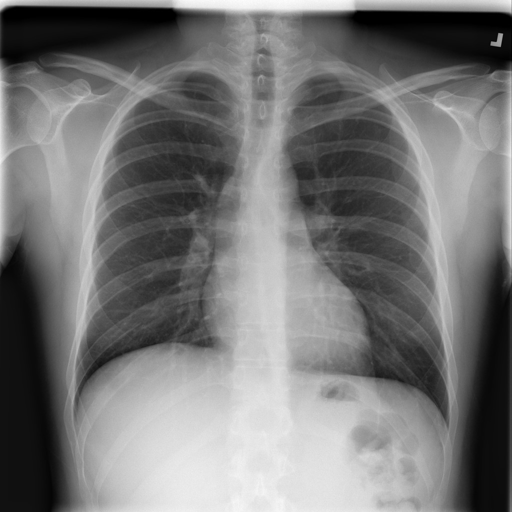
#> input picture normal.png, 512 x 512 px
$ jupyter execute --allow-errors 'PCD FinalProject.ipynb'   (older library calls are emulated)
#> lines starting #> are read from the running program, lines starting #| are printed output that depends on the picture; after the words box and inside, x2 and y2 are one past the last pixel; in counts of white or black regions, pixels touching at a corner belong together
# Digital Image Processing Final Project - Group 5
* Anders Emmanuel Tan (24/541351/PA/22964) KOMB
* Evan Razzan Adytaputra (24/545257/PA/23166) KOMB
* Indratanaya Budiman (24/534784/PA/22683) KOMA
* Daffa Maulana Siddiq (24/533358/PA/22569) KOMA

**Description**: In this project, we will be attempting to create a Machine Learning model that can detect the existance of Tuberculosis (TBC) based on Lung MRIs. We will be using Tawsifur Rahman's dataset from Kaggle to train our model. However, before being trained, our dataset will be processed by a DIP (Digital Image Processing) pipeline that will consist of the AESFERM Framework. Moreover, we will be comparing four implementation for the Feature Extraction and Representation part of the aforementioned Framework to see which of those implementations are the most optimal at detecting TBC, those implementations are:
* Gray-Level Co-occurence Matrix (GLCM)
* Histogram of Oriented Gradients (HOG)
* Local Binary Patterns (LBP)
* Hybrid Texture Extraction (GLCM + HOG + LBP)

Moreover, the code will be written locally as to allow for more RAM allocation (Google Colab will crash if we use too much RAM).

## 1. Image Acquisition

**Description**: In this section, we imported some images from the TBC dataset for testing, we'd also added a helper function to further facilitate this testing

[cell 1]
import cv2 # For Reading Image
import numpy as np # For Manipulating Image Matrix
import matplotlib.pyplot as plt # For Showing Image
import skimage #For Feature Extraction
from skimage import feature, img_as_ubyte # For LBP feature extraction
import math # For Math
import os #Access Folder


filename_normal = "normal.png"
filename_tbc = "tbc.png"

img_normal = cv2.imread(filename_normal) # Read Image
#> img_normal is the input picture: shape (512, 512, 3); min 0, max 252, mean 118
img_normal = cv2.cvtColor(img_normal, cv2.COLOR_BGR2GRAY) # Change the color map
#> img_normal: shape (512, 512)

img_tbc = cv2.imread(filename_tbc) # Read Image
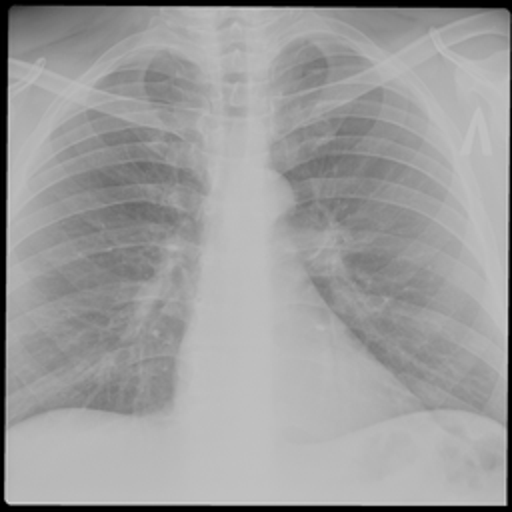
#> input picture tbc.png, 512 x 512 px
#> img_tbc is the input picture: shape (512, 512, 3); min 0, max 214, mean 156.8
img_tbc = cv2.cvtColor(img_tbc, cv2.COLOR_BGR2GRAY) # Change the color map
#> img_tbc: shape (512, 512)

[cell 2]
def show_test(before, after, title1="TBC", title2="Normal"): # Helper function to check the before and after of the image processing (Only for the test)
  plt.figure(figsize=(10,5))

   # Show original
  plt.subplot(1,2,1)
  plt.imshow(before, cmap='gray', vmin=0, vmax=255) #vmin and max to preserve original image's contrast
  plt.title(title1)
  plt.axis("off")

  # Show processed
  plt.subplot(1,2,2)
  plt.imshow(after, cmap='gray', vmin=0, vmax=255)
  plt.title(title2)
  plt.axis("off")

  plt.show()

## 2. Image Enhancement
**Description**: In this section, we will be enhancing the X-ray images. First, Gaussian smoothing (5×5 kernel) is applied to reduce noise. Next, a Laplacian filter is used to emphasize important structural edges in the lungs. The enhanced edges are then combined with the smoothed image to produce a sharpened output. Finally, histogram equalization is applied to increase global contrast and ensure that fine details, such as potential tuberculosis-related abnormalities, are more clearly visible. This enhanced image is then used for the subsequent feature extraction step.

[cell 3]
def enhance_image(img):
  #Apply Gaussian Smoothing with a kernel of 5x5
  img_gaussian = cv2.GaussianBlur(img, (5, 5), 0)
  #Additionally, Apply Laplacian Smoothing to highlight edge
  img_laplacian = cv2.Laplacian(img_gaussian, cv2.CV_64F)
  #Sharpen Image by adding the edges from Laplacian Smoothing
  img_sharpened = cv2.convertScaleAbs(img_gaussian - img_laplacian)
  #Apply Histogram Equilization to Increase the Image's Contrast
  img_hist = cv2.equalizeHist(img_sharpened)
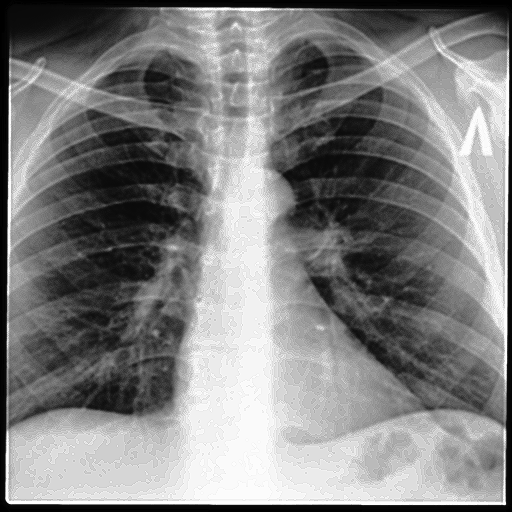
#> img_hist: shape (512, 512); min 0, max 255, mean 128.5
  return img_hist

img_tbc_enhanced = enhance_image(img_tbc)
img_normal_enhanced = enhance_image(img_normal)
#> in enhance_image (call 2), `img_laplacian = cv2.Laplacian(img_gaussian, cv2.CV_64F)`:
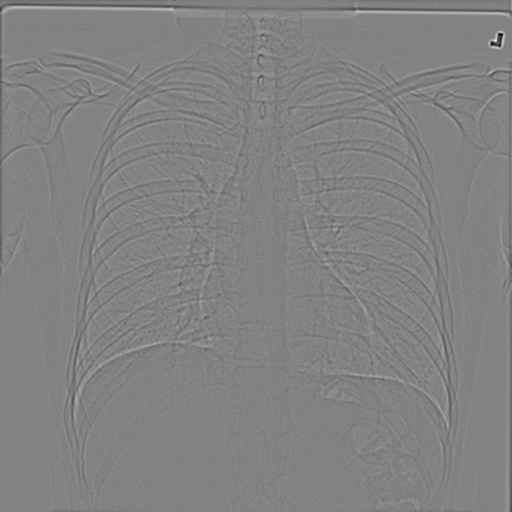
#> img_laplacian: shape (512, 512) float64; min -48, max 46, mean 0; drawn with min black and max white
show_test(img_tbc_enhanced, img_normal_enhanced)

## 3a. Image Segmentation
**Description**: To isolate the lung region from the background, the enhanced images are segmented using Otsu’s thresholding method, which automatically determines the optimal threshold value based on image intensity distribution. After thresholding, the resulting binary mask is inverted so that the lungs become the foreground (white) and the background is suppressed

[cell 4]
def segment_image(img):
  #Use Otsu Segmentation to Segment both Lungs
  ret, img = cv2.threshold(img, 0, 255,cv2.THRESH_OTSU)
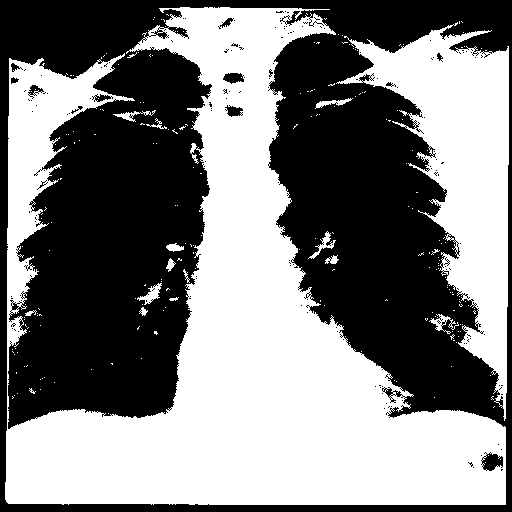
#> img: shape (512, 512); 49.6% white; 225 white regions (210 under 20 px), largest, box (x1, y1, x2, y2) and area: (5, 7, 506, 505) 103248, (336, 22, 509, 421) 24922, (137, 283, 162, 305) 206
#> ret = 128
  #Inverse the segmentation so we get the lungs as the foreground
  img = cv2.bitwise_not(img)
  return img

img_tbc_segmented = segment_image(img_tbc_enhanced)
img_normal_segmented = segment_image(img_normal_enhanced)
#> in segment_image (call 2), `ret, img = cv2.threshold(img, 0, 255,cv2.THRESH_OTSU)`:
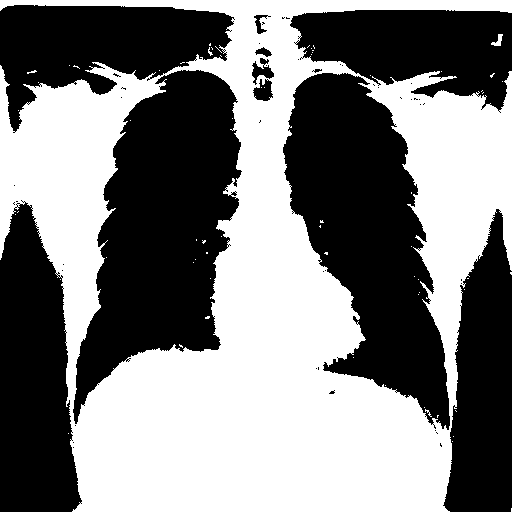
#> img: shape (512, 512); 49.7% white; 65 white regions (63 under 20 px), largest, box (x1, y1, x2, y2) and area: (0, 0, 512, 512) 130075, (491, 34, 503, 46) 69
#> in segment_image (call 2), `ret, img = cv2.threshold(img, 0, 255,cv2.THRESH_OTSU)`: ret = 127

show_test(img_tbc_segmented, img_normal_segmented)

## 3b. Morphological Processes
**Description**: After segmentation, a morphological opening operation is applied to refine the lung mask. Using an elliptical structuring element (13×13), the opening process effectively removes small noise regions and helps separate adjacent structures that were incorrectly connected during thresholding.

[cell 5]
def morphological_process(img):
  #Create Elipse Kernel to use in the Opening Algorithm
  kernel_opening = cv2.getStructuringElement(cv2.MORPH_ELLIPSE, (13, 13))

  #Execute Opening Algorithm to remove noise and seperate object
  img_normal_opened = cv2.morphologyEx(img, cv2.MORPH_OPEN, kernel_opening)
#> img_normal_opened: shape (512, 512); 46% white; 7 white regions, largest, box (x1, y1, x2, y2) and area: (8, 49, 209, 425) 50261, (269, 33, 504, 421) 45201, (0, 0, 512, 435) 20752
  return img_normal_opened

img_tbc_opened = morphological_process(img_tbc_segmented)
img_normal_opened = morphological_process(img_normal_segmented)
#> in morphological_process (call 2), `img_normal_opened = cv2.morphologyEx(img, cv2.MORPH_OPEN, kernel_openi..`:
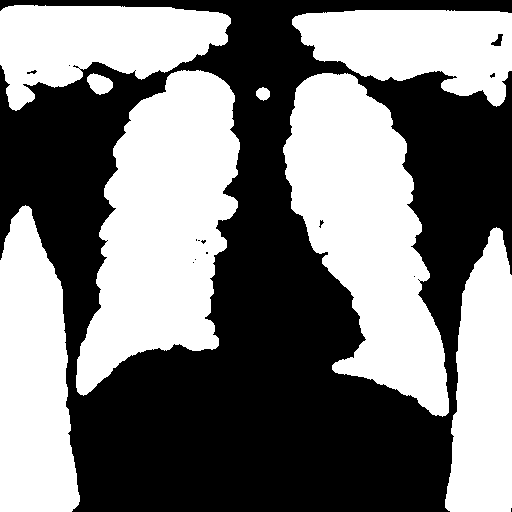
#> img_normal_opened: shape (512, 512); 48.5% white; 8 white regions, largest, box (x1, y1, x2, y2) and area: (76, 70, 240, 396) 32833, (283, 73, 449, 417) 31251, (0, 205, 80, 512) 18730
show_test(img_tbc_opened, img_normal_opened)

## 4. Connected Component Analysis
**Description**: After morphological processing, the segmented image is processed to isolate the actual lung regions. First, connected component analysis is applied to identify all contiguous foreground regions. Each component’s centroid and area are examined, and only components located within the central region of the chest are considered valid lung candidates. The two largest of these candidates are then selected, representing the left and right lungs. Afterwards, A binary mask is constructed by combining these two lung components. To ensure a clean and complete lung region, a morphological closing operation using a 19×19 elliptical kernel is applied, effectively filling small holes and smoothing the boundaries.

[cell 6]
def select_lungs(segmented_image):
  # Find all connected components
  num_labels, labels, stats, centroids = cv2.connectedComponentsWithStats(segmented_image, 8, cv2.CV_32S)
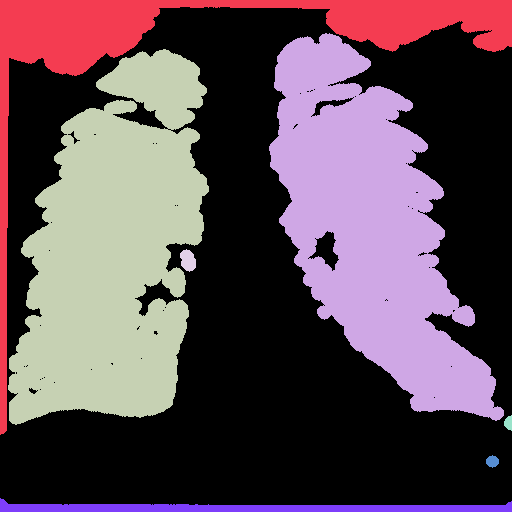
#> labels: shape (512, 512) int32; 8 distinct labels, from 0 to 7; one colour per label, 0 black
#> num_labels = 8; stats = [[0, 7, 512, 498, 141631], [0, 0, 512, 435, 20752], [269, 33, 235, 388, 45201], [8, 49, 201, 376, 50261], [180, 249, 16, 23, 269], [504, 415, 8, 16, 93], [486, 455, 13, 13, 121], [0, 498, 512, 14, 3816]]; centroids = [[278, 289.2], [196, 53.3], [370.6, 225.6], [113.3, 250.8], [187.6, 260.1], [508.2, 422.5], [492, 461], [246.7, 507.7]]

  h, w = segmented_image.shape

  # The first component is usually the background, so we skip it.
  candidates = []
  for i in range(1, num_labels):
    x = centroids[i][0]
    y = centroids[i][1]
    area = stats[i, cv2.CC_STAT_AREA]

    # Lungs must be inside central region of the chest
    if w * 0.2 < x < w * 0.8:   # keep only components near the center
      candidates.append((area, i))
#> this loop made 7 passes
#> (x, y, area) on passes 1 to 7: (196, 53.3, 20752), (370.6, 225.6, 45201), (113.3, 250.8, 50261), (187.6, 260.1, 269), (508.2, 422.5, 93), (492, 461, 121), (246.7, 507.7, 3816)
#> after the loop, candidates = [(20752, 1), (45201, 2), (50261, 3), (269, 4), (3816, 7)]

  #Sort by Area
  candidates.sort(key=lambda x: x[0], reverse=True)

  # Create blank images to hold the selected lungs
  lung1_image = np.zeros_like(segmented_image, dtype=np.uint8)
  lung2_image = np.zeros_like(segmented_image, dtype=np.uint8)

  # Select the two largest components (assuming they are the two lungs)
  if len(candidates) >= 1:
    largest_component_id = candidates[0][1]
#> largest_component_id = 3
    lung1_image[labels == largest_component_id] = 255
  if len(candidates) >= 2:
    second_largest_component_id = candidates[1][1]
#> second_largest_component_id = 2
    lung2_image[labels == second_largest_component_id] = 255

  return lung1_image, lung2_image

def get_mask(img):
  # Select lungs for TBC
  lung1, lung2 = select_lungs(img)
#> lung1: shape (512, 512); 19.2% white; 1 white region, box (x1, y1, x2, y2) and area: (8, 49, 209, 425) 50261
#> lung2: shape (512, 512); 17.2% white; 1 white region, box (x1, y1, x2, y2) and area: (269, 33, 504, 421) 45201
  lungs = cv2.add(lung1, lung2)
#> lungs: shape (512, 512); 36.4% white; 2 white regions, box (x1, y1, x2, y2) and area: (8, 49, 209, 425) 50261, (269, 33, 504, 421) 45201

  #Create Elipse Kernel to use in the Closing Algorithm
  kernel_closing = cv2.getStructuringElement(cv2.MORPH_ELLIPSE, (19, 19))
  #Execute Closing Algorithm to fill in holes
  img = cv2.morphologyEx(lungs, cv2.MORPH_CLOSE, kernel_closing)
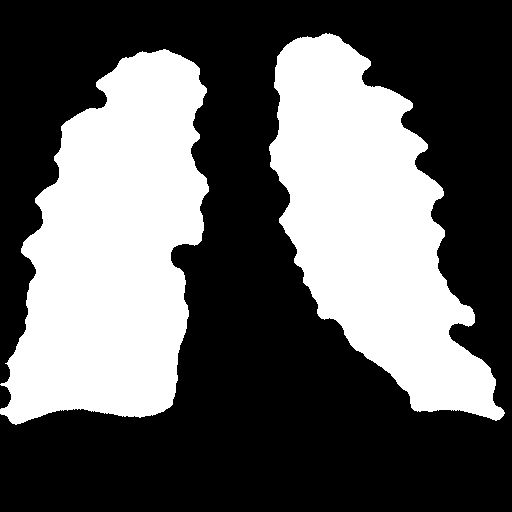
#> img: shape (512, 512); 38% white; 2 white regions, box (x1, y1, x2, y2) and area: (0, 49, 209, 425) 52483, (269, 33, 505, 421) 47139
  return img

img_tbc_masked = get_mask(img_tbc_opened)
img_normal_masked = get_mask(img_normal_opened)
#> in select_lungs (call 2), `num_labels, labels, stats, centroids = cv2.connectedComponentsWithStat..`:
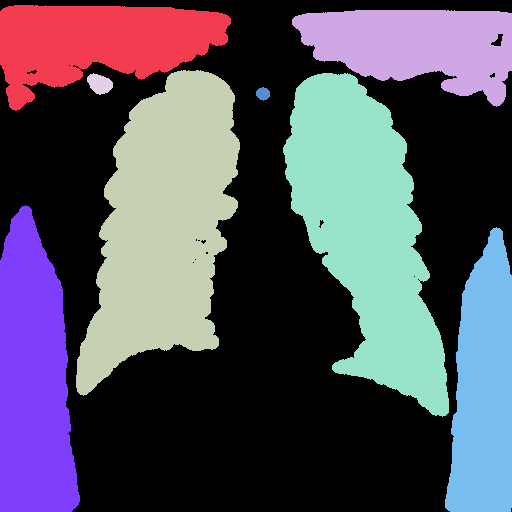
#> labels: shape (512, 512) int32; 9 distinct labels, from 0 to 8; one colour per label, 0 black
#> in select_lungs (call 2), `num_labels, labels, stats, centroids = cv2.connectedComponentsWithStat..`: num_labels = 9; stats = [[0, 0, 512, 512, 135116], [0, 5, 231, 106, 15096], [292, 10, 220, 97, 14079], [76, 70, 164, 326, 32833], [87, 73, 26, 22, 388], [283, 73, 166, 344, 31251], [256, 87, 14, 14, 143], [0, 205, 80, 307, 18730], [445, 227, 67, 285, 14508]]; centroids = [[259.9, 283.6], [98.61, 41.93], [416.6, 45.33], [163.2, 225.2], [99.34, 83.43], [366.1, 231.3], [262.6, 93.34], [32.86, 378.7], [483.8, 388.3]]
#> the loop in select_lungs (call 2), `for i in range(1, num_labels):` made 8 passes
#> (x, y, area) on passes 1 to 8: (98.61, 41.93, 15096), (416.6, 45.33, 14079), (163.2, 225.2, 32833), (99.34, 83.43, 388), (366.1, 231.3, 31251), (262.6, 93.34, 143), (32.86, 378.7, 18730), (483.8, 388.3, 14508)
#> after the loop in select_lungs (call 2), `for i in range(1, num_labels):`: candidates = [(32833, 3), (31251, 5), (143, 6)]
#> in select_lungs (call 2), `second_largest_component_id = candidates[1][1]`: second_largest_component_id = 5
#> in get_mask (call 2), `lungs = cv2.add(lung1, lung2)`:
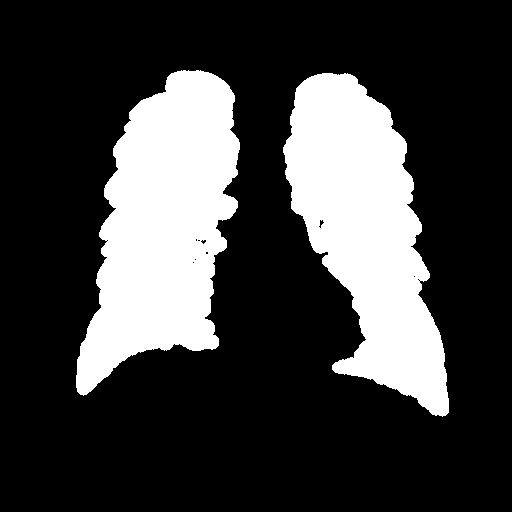
#> lungs: shape (512, 512); 24.4% white; 2 white regions, box (x1, y1, x2, y2) and area: (76, 70, 240, 396) 32833, (283, 73, 449, 417) 31251

show_test(img_tbc_masked, img_normal_masked)
#> (the rest of the program and of its run is left out)
